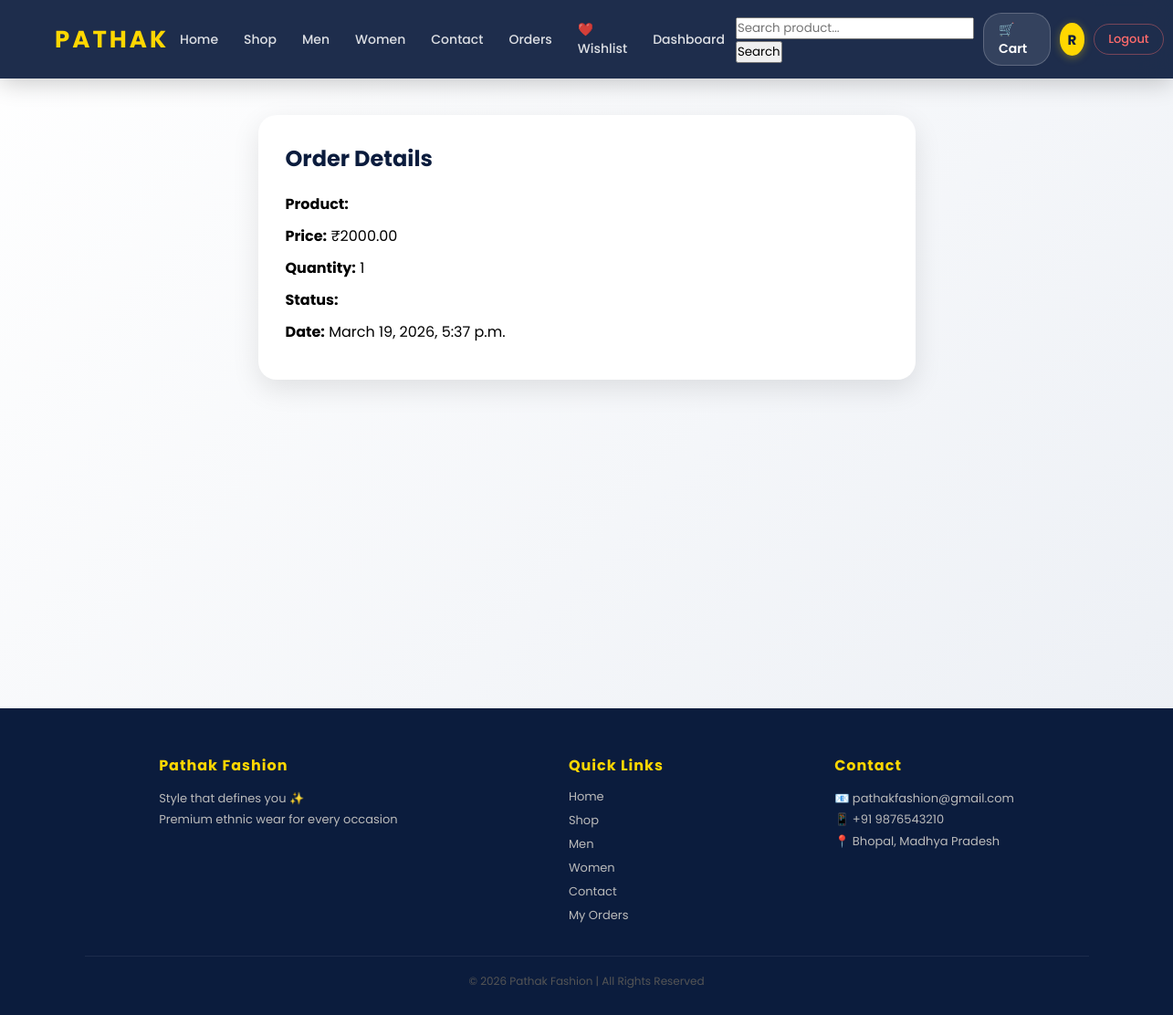
The app's page /shop/order/2/ (signed in) with its own data.
### shop/models.py (models this page shows, shortened)
class Order(models.Model):
    STATUS_CHOICES = (
        ('pending', 'Pending'),
        ('shipped', 'Shipped'),
        ('delivered', 'Delivered'),
        ('cancelled', 'Cancelled'),
        ('refunded', 'Refunded'),
    )
    user = models.ForeignKey(User, on_delete=models.CASCADE)
    product = models.ForeignKey(Product, on_delete=models.CASCADE)
    quantity = models.IntegerField(default=1)
    total_price = models.DecimalField(max_digits=10, decimal_places=2, blank=True, null=True)
    status = models.CharField(max_length=20, choices=STATUS_CHOICES, default='pending')
    created_at = models.DateTimeField(auto_now_add=True)

### shop/views.py (the view)
# urls.py: path('order/<int:id>/', views.order_detail, name='order_detail'),
@login_required
def order_detail(request, id):
    order = get_object_or_404(Order, id=id, user=request.user)
    return render(request, 'order_detail.html', {'order': order})

### shop/templates/order_detail.html (shortened to what this page needs)
{% extends 'master.html' %}
{% block content %}
<div class="container">
<div class="card">
<h2>Order Details</h2>
<div class="info"><strong>Product:</strong> {{ order.product.Product_name }}</div>
<div class="info"><strong>Price:</strong> ₹{{ order.total_price }}</div>
<div class="info"><strong>Quantity:</strong> {{ order.quantity }}</div>
<div class="info">
<strong>Status:</strong>
<span class="status {{ order.status }}">
</span>
</div>
<div class="info"><strong>Date:</strong> {{ order.created_at }}</div>
</div>
</div>
{% endblock %}

### shop/templates/master.html (shortened to what this page needs)
{% load static %}
<!DOCTYPE html>
<html lang="en">
<head>
</head>
<body>
<header class="navbar">
  <a href="/" class="logo">PATHAK</a>
  <nav class="nav-links">
    <a href="/">Home</a>
    <a href="/shop/">Shop</a>
    <a href="/shop/men/">Men</a>
    <a href="/shop/women/">Women</a>
    <a href="/shop/contact/">Contact</a>
    {% if user.is_authenticated %}
      <a href="/shop/orders/">Orders</a>
      <a href="/shop/wishlist/">❤️ Wishlist</a>
      <a href="/shop/dashboard/">Dashboard</a>
    {% endif %}
  </nav>
  <div class="nav-right">
    <form method="GET" action="{% url 'search' %}">
    <input type="text" name="q" placeholder="Search product...">
    <button type="submit">Search</button>
</form>
    <a href="/shop/cart/" class="cart-btn">
      🛒 Cart
    </a>
    {% if user.is_authenticated %}
      <a href="/enroll/profile/" class="profile-btn" title="{{ user.username }}">
        {{ user.username|first|upper }}
      </a>
      <form method="post" action="/enroll/logout/" style="margin:0;">
        <button type="submit" class="btn-logout">Logout</button>
      </form>
    {% else %}
      <a href="/enroll/login/" class="btn-login">Login</a>
      <a href="/enroll/signup/" class="btn-signup">Sign Up</a>
    {% endif %}
  </div>
</header>
<div class="section">
  {% block content %}{% endblock %}
</div>
<footer>
  <div class="footer-container">
    <div class="footer-box">
      <h3>Pathak Fashion</h3>
      <p>Style that defines you ✨</p>
      <p>Premium ethnic wear for every occasion</p>
    </div>
    <div class="footer-box">
      <h3>Quick Links</h3>
      <a href="/">Home</a>
      <a href="/shop/">Shop</a>
      <a href="/shop/men/">Men</a>
      <a href="/shop/women/">Women</a>
      <a href="/shop/contact/">Contact</a>
      {% if user.is_authenticated %}
        <a href="{% url 'orders' %}">My Orders</a>
      {% endif %}
    </div>
    <div class="footer-box">
      <h3>Contact</h3>
      <p>📧 pathakfashion@gmail.com</p>
      <p>📱 +91 9876543210</p>
      <p>📍 Bhopal, Madhya Pradesh</p>
    </div>
  </div>
  <hr class="footer-divider">
  <div class="footer-bottom">© 2026 Pathak Fashion | All Rights Reserved</div>
</footer>
</body>
</html>

### shop/templates/master.html (style rules this page uses)
*, *::before, *::after { margin: 0; padding: 0; box-sizing: border-box; font-family: 'Poppins', sans-serif; }
body { background: linear-gradient(-45deg, #eef1f7, #f8f9fc, #e3e8f0, #ffffff); background-size: 400% 400%; animation: gradientMove 10s ease infinite; }
.navbar { position: sticky; top: 0; z-index: 1000; display: flex; justify-content: space-between; align-items: center; padding: 14px 60px; background: rgba(11,28,61,0.92); backdrop-filter: blur(14px); -webkit-backdrop-filter: blur(14px); box-shadow: 0 4px 25px rgba(0,0,0,0.22); animation: fadeDown 0.7s ease; transition: padding 0.3s, background 0.3s; }
.logo { color: #ffd700; font-size: 26px; font-weight: 700; letter-spacing: 3px; text-decoration: none; transition: transform 0.3s, text-shadow 0.3s; }
.nav-links { display: flex; align-items: center; gap: 4px; }
.nav-links a { color: rgba(255,255,255,0.85); text-decoration: none; padding: 6px 12px; border-radius: 8px; font-size: 14px; font-weight: 500; position: relative; transition: color 0.3s, background 0.3s; }
.nav-links a::after { content: ""; position: absolute; width: 0; height: 2px; background: #ffd700; left: 50%; bottom: 0; transform: translateX(-50%); transition: width 0.3s; border-radius: 2px; }
.nav-right { display: flex; align-items: center; gap: 10px; }
.cart-btn { position: relative; background: rgba(255,255,255,0.1); color: white; padding: 7px 16px; border-radius: 20px; text-decoration: none; font-size: 14px; font-weight: 600; border: 1.5px solid rgba(255,255,255,0.2); transition: background 0.3s, transform 0.2s, color 0.3s, border-color 0.3s; display: flex; align-items: center; gap: 5px; }
.profile-btn { background: #ffd700; color: #0b1c3d; width: 36px; height: 36px; border-radius: 50%; text-decoration: none; font-size: 15px; display: flex; align-items: center; justify-content: center; font-weight: 700; transition: transform 0.3s, box-shadow 0.3s; box-shadow: 0 2px 10px rgba(255,215,0,0.35); }
.btn-logout { color: #ff6b6b; border: 1.5px solid rgba(255,107,107,0.4); border-radius: 20px; padding: 6px 15px; cursor: pointer; background: none; font-size: 13px; font-weight: 500; font-family: 'Poppins', sans-serif; transition: background 0.3s, border-color 0.3s; }
.section { min-height: 80vh; animation: fadeUp 0.5s ease; }
footer { background: #0b1c3d; color: white; padding: 50px 20px 28px; margin-top: 50px; }
.footer-container { display: flex; justify-content: space-around; flex-wrap: wrap; gap: 24px; max-width: 1100px; margin: 0 auto; }
.footer-box h3 { color: #ffd700; margin-bottom: 12px; font-size: 16px; letter-spacing: 1px; }
.footer-box p { color: #bbb; font-size: 13px; line-height: 1.8; }
.footer-box a { display: block; color: #bbb; text-decoration: none; margin: 6px 0; font-size: 13px; transition: color 0.3s, padding-left 0.3s; }
.footer-divider { border: none; border-top: 1px solid rgba(255,255,255,0.07); margin: 28px auto 18px; max-width: 1100px; }
.footer-bottom { text-align: center; font-size: 12px; color: #555; }

### shop/templates/order_detail.html (style rules this page uses)
.container { max-width:800px; margin:auto; padding:40px; }
.card { background:white; padding:30px; border-radius:20px; box-shadow:0 10px 30px rgba(0,0,0,0.1); }
.card h2 { margin-bottom:20px; color:#0b1c3d; }
.info { margin:10px 0; font-size:16px; }
.status { padding:6px 12px; border-radius:20px; color:white; font-size:14px; }

### records on screen
Order: total_price "2000.00", quantity "1", created_at "March 19, 2026, 5:37 p.m."

### other values on screen
{{ user.username|first|upper }} "R"
